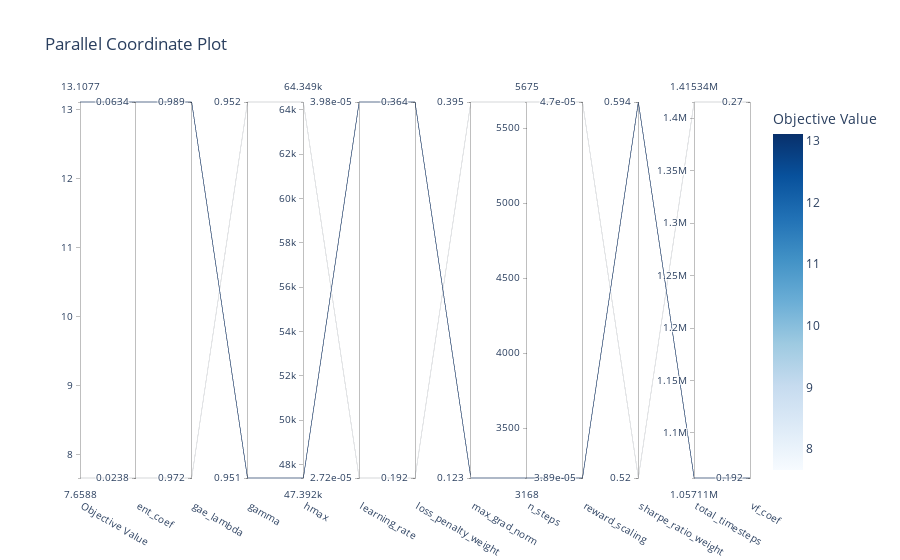

Write notebook code for a chart like this one.
### Code cell
optuna.visualization.plot_parallel_coordinate(study)

### Figure 1 — Plotly figure (JSON) as saved in the notebook; plotly's stock layout.template omitted (floating-point values rounded to 4 significant figures)
{"data": [{"dimensions": [{"label": "Objective Value", "range": [7.659, 13.11], "values": [13.11, 7.659]}, {"label": "ent_coef", "range": [-1.624, -1.198], "ticktext": ["0.0238", "0.0634"], "tickvals": [-1.624, -1.198], "values": [-1.198, -1.624]}, {"label": "gae_lambda", "range": [-0.0125, -0.004636], "ticktext": ["0.972", "0.989"], "tickvals": [-0.0125, -0.004636], "values": [-0.004636, -0.0125]}, {"label": "gamma", "range": [-0.02188, -0.02116], "ticktext": ["0.951", "0.952"], "tickvals": [-0.02188, -0.02116], "values": [-0.02188, -0.02116]}, {"label": "hmax", "range": [47392, 64349], "values": [47392, 64349]}, {"label": "learning_rate", "range": [-4.565, -4.4], "ticktext": ["2.72e-05", "3.98e-05"], "tickvals": [-4.565, -4.4], "values": [-4.4, -4.565]}, {"label": "loss_penalty_weight", "range": [-0.7171, -0.4388], "ticktext": ["0.192", "0.364"], "tickvals": [-0.7171, -0.4388], "values": [-0.4388, -0.7171]}, {"label": "max_grad_norm", "range": [-0.9117, -0.4032], "ticktext": ["0.123", "0.395"], "tickvals": [-0.9117, -0.4032], "values": [-0.9117, -0.4032]}, {"label": "n_steps", "range": [3168, 5675], "values": [3168, 5675]}, {"label": "reward_scaling", "range": [-4.41, -4.328], "ticktext": ["3.89e-05", "4.7e-05"], "tickvals": [-4.41, -4.328], "values": [-4.41, -4.328]}, {"label": "sharpe_ratio_weight", "range": [-0.2844, -0.226], "ticktext": ["0.52", "0.594"], "tickvals": [-0.2844, -0.226], "values": [-0.226, -0.2844]}, {"label": "total_timesteps", "range": [1057112, 1415338], "values": [1057112, 1415338]}, {"label": "vf_coef", "range": [-0.7157, -0.5685], "ticktext": ["0.192", "0.27"], "tickvals": [-0.7157, -0.5685], "values": [-0.7157, -0.5685]}], "labelangle": 30, "labelside": "bottom", "line": {"color": [13.11, 7.659], "colorbar": {"title": {"text": "Objective Value"}}, "colorscale": [[0, "rgb(247,251,255)"], [0.125, "rgb(222,235,247)"], [0.25, "rgb(198,219,239)"], [0.375, "rgb(158,202,225)"], [0.5, "rgb(107,174,214)"], [0.625, "rgb(66,146,198)"], [0.75, "rgb(33,113,181)"], [0.875, "rgb(8,81,156)"], [1, "rgb(8,48,107)"]], "reversescale": false, "showscale": true}, "type": "parcoords"}], "layout": {"title": {"text": "Parallel Coordinate Plot"}}}
